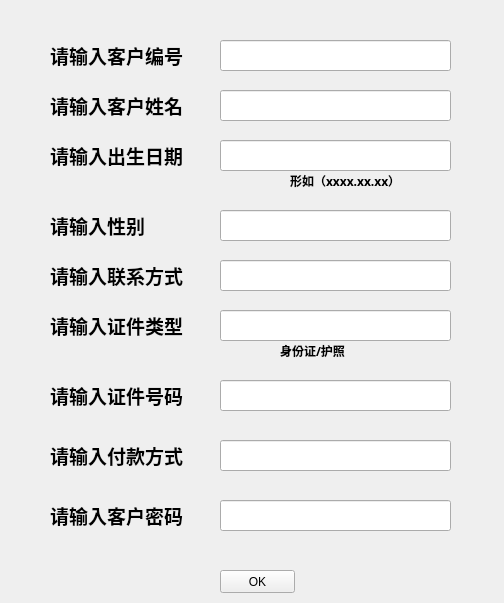
<?xml version="1.0" encoding="UTF-8"?>
<ui version="4.0">
 <class>refreshUser</class>
 <widget class="QWidget" name="refreshUser">
  <property name="geometry">
   <rect>
    <x>0</x>
    <y>0</y>
    <width>504</width>
    <height>603</height>
   </rect>
  </property>
  <property name="windowTitle">
   <string>更新</string>
  </property>
  <widget class="QLabel" name="label">
   <property name="geometry">
    <rect>
     <x>50</x>
     <y>40</y>
     <width>151</width>
     <height>31</height>
    </rect>
   </property>
   <property name="font">
    <font>
     <family>Agency FB</family>
     <pointsize>14</pointsize>
     <weight>75</weight>
     <bold>true</bold>
    </font>
   </property>
   <property name="text">
    <string>请输入客户编号</string>
   </property>
  </widget>
  <widget class="QLineEdit" name="userid">
   <property name="geometry">
    <rect>
     <x>220</x>
     <y>40</y>
     <width>231</width>
     <height>31</height>
    </rect>
   </property>
  </widget>
  <widget class="QPushButton" name="reok">
   <property name="geometry">
    <rect>
     <x>220</x>
     <y>570</y>
     <width>75</width>
     <height>23</height>
    </rect>
   </property>
   <property name="text">
    <string>OK</string>
   </property>
  </widget>
  <widget class="QLabel" name="label_2">
   <property name="geometry">
    <rect>
     <x>50</x>
     <y>90</y>
     <width>151</width>
     <height>31</height>
    </rect>
   </property>
   <property name="font">
    <font>
     <family>Agency FB</family>
     <pointsize>14</pointsize>
     <weight>75</weight>
     <bold>true</bold>
    </font>
   </property>
   <property name="text">
    <string>请输入客户姓名</string>
   </property>
  </widget>
  <widget class="QLineEdit" name="username">
   <property name="geometry">
    <rect>
     <x>220</x>
     <y>90</y>
     <width>231</width>
     <height>31</height>
    </rect>
   </property>
  </widget>
  <widget class="QLabel" name="label_3">
   <property name="geometry">
    <rect>
     <x>50</x>
     <y>140</y>
     <width>151</width>
     <height>31</height>
    </rect>
   </property>
   <property name="font">
    <font>
     <family>Agency FB</family>
     <pointsize>14</pointsize>
     <weight>75</weight>
     <bold>true</bold>
    </font>
   </property>
   <property name="text">
    <string>请输入出生日期</string>
   </property>
  </widget>
  <widget class="QLineEdit" name="userbirth">
   <property name="geometry">
    <rect>
     <x>220</x>
     <y>140</y>
     <width>231</width>
     <height>31</height>
    </rect>
   </property>
  </widget>
  <widget class="QLabel" name="label_4">
   <property name="geometry">
    <rect>
     <x>290</x>
     <y>170</y>
     <width>111</width>
     <height>21</height>
    </rect>
   </property>
   <property name="font">
    <font>
     <family>Agency FB</family>
     <pointsize>9</pointsize>
     <weight>75</weight>
     <bold>true</bold>
    </font>
   </property>
   <property name="text">
    <string>形如（xxxx.xx.xx）</string>
   </property>
  </widget>
  <widget class="QLabel" name="label_5">
   <property name="geometry">
    <rect>
     <x>50</x>
     <y>210</y>
     <width>121</width>
     <height>31</height>
    </rect>
   </property>
   <property name="font">
    <font>
     <family>Agency FB</family>
     <pointsize>14</pointsize>
     <weight>75</weight>
     <bold>true</bold>
    </font>
   </property>
   <property name="text">
    <string>请输入性别</string>
   </property>
  </widget>
  <widget class="QLineEdit" name="usersex">
   <property name="geometry">
    <rect>
     <x>220</x>
     <y>210</y>
     <width>231</width>
     <height>31</height>
    </rect>
   </property>
  </widget>
  <widget class="QLabel" name="label_6">
   <property name="geometry">
    <rect>
     <x>50</x>
     <y>260</y>
     <width>151</width>
     <height>31</height>
    </rect>
   </property>
   <property name="font">
    <font>
     <family>Agency FB</family>
     <pointsize>14</pointsize>
     <weight>75</weight>
     <bold>true</bold>
    </font>
   </property>
   <property name="text">
    <string>请输入联系方式</string>
   </property>
  </widget>
  <widget class="QLineEdit" name="usernum">
   <property name="geometry">
    <rect>
     <x>220</x>
     <y>260</y>
     <width>231</width>
     <height>31</height>
    </rect>
   </property>
  </widget>
  <widget class="QLabel" name="label_7">
   <property name="geometry">
    <rect>
     <x>50</x>
     <y>310</y>
     <width>151</width>
     <height>31</height>
    </rect>
   </property>
   <property name="font">
    <font>
     <family>Agency FB</family>
     <pointsize>14</pointsize>
     <weight>75</weight>
     <bold>true</bold>
    </font>
   </property>
   <property name="text">
    <string>请输入证件类型</string>
   </property>
  </widget>
  <widget class="QLineEdit" name="usertype">
   <property name="geometry">
    <rect>
     <x>220</x>
     <y>310</y>
     <width>231</width>
     <height>31</height>
    </rect>
   </property>
  </widget>
  <widget class="QLabel" name="label_8">
   <property name="geometry">
    <rect>
     <x>280</x>
     <y>340</y>
     <width>111</width>
     <height>21</height>
    </rect>
   </property>
   <property name="font">
    <font>
     <family>Agency FB</family>
     <pointsize>9</pointsize>
     <weight>75</weight>
     <bold>true</bold>
    </font>
   </property>
   <property name="text">
    <string>身份证/护照</string>
   </property>
  </widget>
  <widget class="QLabel" name="label_9">
   <property name="geometry">
    <rect>
     <x>50</x>
     <y>380</y>
     <width>151</width>
     <height>31</height>
    </rect>
   </property>
   <property name="font">
    <font>
     <family>Agency FB</family>
     <pointsize>14</pointsize>
     <weight>75</weight>
     <bold>true</bold>
    </font>
   </property>
   <property name="text">
    <string>请输入证件号码</string>
   </property>
  </widget>
  <widget class="QLineEdit" name="useridnum">
   <property name="geometry">
    <rect>
     <x>220</x>
     <y>380</y>
     <width>231</width>
     <height>31</height>
    </rect>
   </property>
  </widget>
  <widget class="QLabel" name="label_10">
   <property name="geometry">
    <rect>
     <x>50</x>
     <y>440</y>
     <width>151</width>
     <height>31</height>
    </rect>
   </property>
   <property name="font">
    <font>
     <family>Agency FB</family>
     <pointsize>14</pointsize>
     <weight>75</weight>
     <bold>true</bold>
    </font>
   </property>
   <property name="text">
    <string>请输入付款方式</string>
   </property>
  </widget>
  <widget class="QLineEdit" name="userpay">
   <property name="geometry">
    <rect>
     <x>220</x>
     <y>440</y>
     <width>231</width>
     <height>31</height>
    </rect>
   </property>
  </widget>
  <widget class="QLabel" name="label_11">
   <property name="geometry">
    <rect>
     <x>50</x>
     <y>500</y>
     <width>151</width>
     <height>31</height>
    </rect>
   </property>
   <property name="font">
    <font>
     <family>Agency FB</family>
     <pointsize>14</pointsize>
     <weight>75</weight>
     <bold>true</bold>
    </font>
   </property>
   <property name="text">
    <string>请输入客户密码</string>
   </property>
  </widget>
  <widget class="QLineEdit" name="userpassword">
   <property name="geometry">
    <rect>
     <x>220</x>
     <y>500</y>
     <width>231</width>
     <height>31</height>
    </rect>
   </property>
  </widget>
 </widget>
 <resources/>
 <connections/>
</ui>
